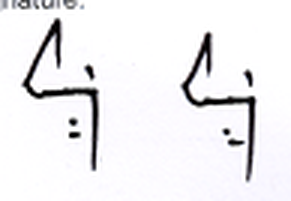
#> input picture sample_images/S05_01.png, 291 x 201 px
$ python -i mask.py   (imports and definitions only)
#> lines starting #> are read from the running program, lines starting #| are printed output that depends on the picture; after the words box and inside, x2 and y2 are one past the last pixel; in counts of white or black regions, pixels touching at a corner belong together
"""Ink-mask candidates and deterministic mask selection."""

from __future__ import annotations

import cv2
import numpy as np

from .params import Params


def _is_binary(gray: np.ndarray) -> bool:
    unique = set(np.unique(gray).tolist())
#> unique = 256 items
    return bool(unique and unique.issubset({0, 128, 255}))


def _candidates(gray: np.ndarray, params: Params) -> list[tuple[str, np.ndarray]]:
    candidates: list[tuple[str, np.ndarray]] = []
    if _is_binary(gray):
        candidates.append(("existing_binary", np.where(gray < 128, 255, 0).astype(np.uint8)))
        return candidates

    _, otsu = cv2.threshold(gray, 0, 255, cv2.THRESH_BINARY_INV | cv2.THRESH_OTSU)
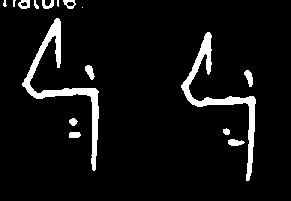
#> otsu: shape (201, 291); 6.5% white; 16 white regions (4 under 20 px), largest, box (x1, y1, x2, y2) and area: (22, 18, 99, 171) 1615, (181, 32, 256, 181) 1471, (244, 70, 253, 87) 93
    candidates.append(("otsu", otsu))

    adaptive = cv2.adaptiveThreshold(
        gray,
        255,
        cv2.ADAPTIVE_THRESH_GAUSSIAN_C,
        cv2.THRESH_BINARY_INV,
        params.adaptive_window,
        params.adaptive_offset,
    )
#> adaptive: shape (201, 291); 7% white; 17 white regions (1 under 20 px), largest, box (x1, y1, x2, y2) and area: (22, 18, 99, 172) 1633, (181, 31, 256, 183) 1502, (243, 69, 253, 88) 110
    candidates.append(("adaptive", adaptive))

    window = params.sauvola_window
    mean = cv2.blur(gray, (window, window)).astype(np.float32)
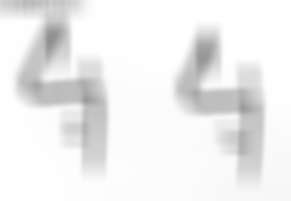
#> mean: shape (201, 291) float32; min 143, max 255, mean 238.4
    mean_sq = cv2.blur((gray.astype(np.float32) ** 2), (window, window))
    variance = np.maximum(mean_sq - mean * mean, 0.0)
    std = np.sqrt(variance)
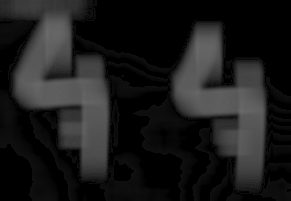
#> std: shape (201, 291) float32; min 0, max 106.3, mean 27.5
    threshold = mean * (1.0 - params.sauvola_k * (std / 128.0 - 1.0))
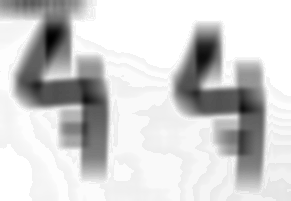
#> threshold: shape (201, 291) float32; min 149.2, max 306, mean 277.1; drawn with min black and max white
    sauvola = np.where(gray < threshold, 255, 0).astype(np.uint8)
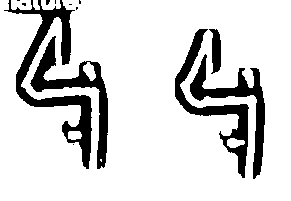
#> sauvola: shape (201, 291); 84% white; 13 black regions (8 under 20 px), largest, box (x1, y1, x2, y2) and area: (4, 0, 92, 169) 3046, (30, 36, 108, 169) 2037, (175, 29, 249, 178) 1991, (190, 54, 265, 179) 1871, (209, 29, 221, 74) 355
    candidates.append(("sauvola", sauvola))

    confidence = np.clip((250.0 - gray.astype(np.float32)) * 255.0 / 250.0, 0, 255)
    _, confidence_mask = cv2.threshold(
        confidence.astype(np.uint8),
        0,
        255,
        cv2.THRESH_BINARY | cv2.THRESH_OTSU,
    )
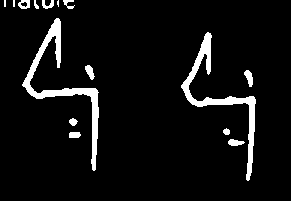
#> confidence_mask: shape (201, 291); 6.3% white; 15 white regions (3 under 20 px), largest, box (x1, y1, x2, y2) and area: (22, 18, 99, 171) 1593, (181, 32, 256, 181) 1444, (244, 70, 253, 87) 93
    candidates.append(("grayscale_confidence", confidence_mask))
    return candidates


def _candidate_score(mask: np.ndarray, gray: np.ndarray, params: Params) -> tuple[float, dict[str, float]]:
    ink_area = int(np.count_nonzero(mask))
    ink_ratio = ink_area / max(mask.size, 1)
    height, width = mask.shape[:2]

    plausible = (
        params.min_ink_ratio <= ink_ratio <= params.max_ink_ratio
    )
    plausible_score = 1.0 if plausible else max(0.0, 1.0 - abs(ink_ratio - params.max_ink_ratio * 0.12) * 8.0)

    count, labels, stats, _ = cv2.connectedComponentsWithStats(
        (mask > 0).astype(np.uint8),
        connectivity=8,
    )
    areas = stats[1:, cv2.CC_STAT_AREA] if count > 1 else np.empty(0)
    speck_count = int(np.count_nonzero(areas < params.isolated_speck_area))
    speck_score = 1.0 if speck_count == 0 else float(
        np.clip(1.0 - speck_count / max(1.0, count - 1), 0.0, 1.0)
    )

    if ink_area:
        ys, xs = np.where(mask > 0)
        bbox_width = int(xs.max() - xs.min() + 1)
        bbox_height = int(ys.max() - ys.min() + 1)
        aspect = bbox_width / max(1, bbox_height)
        aspect_score = 1.0 if 1.0 <= aspect <= 12.0 else 0.25
    else:
        bbox_width = bbox_height = 0
        aspect_score = 0.0

    ys_mask = np.mean(mask > 0, axis=1)
    xs_mask = np.mean(mask > 0, axis=0)
    horizontal_continuity = 1.0 - float(np.mean(np.abs(np.diff(ys_mask))))
    vertical_continuity = 1.0 - float(np.mean(np.abs(np.diff(xs_mask))))
    continuity = float(np.clip((horizontal_continuity + vertical_continuity) / 2.0, 0.0, 1.0))

    selected = mask > 0
    if np.count_nonzero(selected):
        original_faint = float(np.mean(gray[selected]))
        faint_score = float(np.clip((250.0 - original_faint) / 200.0, 0.0, 1.0))
    else:
        faint_score = 0.0

    details = {
        "ink_ratio": float(ink_ratio),
        "plausible": plausible_score,
        "speck": speck_score,
        "aspect": aspect_score,
        "continuity": continuity,
        "faint": faint_score,
    }
    score = (
        params.mask_plausible_weight * plausible_score
        + params.mask_speck_weight * speck_score
        + params.mask_aspect_weight * aspect_score
        + params.mask_continuity_weight * continuity
        + params.mask_faint_weight * faint_score
    )
    return float(score), details


def select_ink_mask(
    gray: np.ndarray,
    params: Params | None = None,
) -> tuple[np.ndarray, str, dict[str, object]]:
    params = params or Params()
    candidates = _candidates(gray, params)
#> candidates = 4 items
    scored: list[tuple[float, str, np.ndarray, dict[str, float]]] = []
    for name, mask in candidates:
        score, details = _candidate_score(mask, gray, params)
        scored.append((score, name, mask, details))
#> this loop made 4 passes
#> (name, ink_area in _candidate_score, ink_ratio in _candidate_score, plausible in _candidate_score, plausible_score in _candidate_score, count in _candidate_score, speck_count in _candidate_score, speck_score in _candidate_score) on passes 1, 2, 4: ('otsu', 3780, 0.0646, True, 1, 17, 1, 0.938), ('adaptive', 4087, 0.0699, True, 1, 18, 1, 0.941), ('grayscale_confidence', 3702, 0.0633, True, 1, 16, 0, 1)
#> (name, ink_area in _candidate_score, ink_ratio in _candidate_score, plausible in _candidate_score, plausible_score in _candidate_score, count in _candidate_score, areas in _candidate_score, speck_count in _candidate_score) on pass 3: ('sauvola', 49142, 0.84, False, 0, 9, [48350, 183, 54, 158, 152, 110, 130, 5], 1)
#> pass 1, in _candidate_score, `count, labels, stats, _ = cv2.connectedComponentsWithStats( (mask > 0)..`:
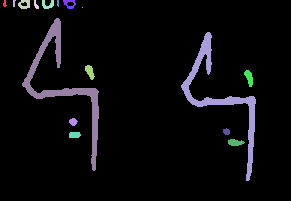
#> labels: shape (201, 291) int32; 17 distinct labels, from 0 to 16; one colour per label, 0 black
#> after the loop, scored = 4 items
    scored.sort(key=lambda item: item[0], reverse=True)
    score, name, mask, details = scored[0]
#> name = 'grayscale_confidence'
    return mask, name, {"score": score, "details": details}

>>> import cv2
>>> picture = cv2.imread('../../sample_images/S05_01.png', cv2.IMREAD_GRAYSCALE)
>>> result = select_ink_mask(picture)

$ run again, on sample_images/original_1_11 copy.png
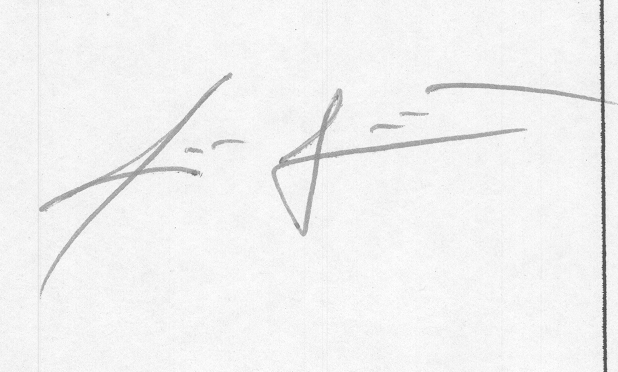
#> input picture sample_images/original_1_11 copy.png, 618 x 372 px
#> picture is the input picture: shape (372, 618); min 69, max 255, mean 241.6
#> unique = 185 items
#> otsu: shape (372, 618); 3.3% white; 21 white regions (14 under 20 px), largest, box (x1, y1, x2, y2) and area: (272, 89, 527, 236) 2515, (425, 0, 613, 372) 2359, (39, 73, 232, 294) 2313
#> adaptive: shape (372, 618); 3.8% white; 739 white regions (730 under 20 px), largest, box (x1, y1, x2, y2) and area: (271, 88, 527, 237) 2579, (39, 72, 233, 299) 2408, (425, 0, 607, 372) 2328
#> sauvola: shape (372, 618); 99.5% white; black in thin lines or dots, all inside (x1, y1, x2, y2) = (107, 0, 618, 370)
#> candidates = 4 items
#> the loop in select_ink_mask, `for name, mask in candidates:` made 4 passes
#> (name, ink_area in _candidate_score, ink_ratio in _candidate_score, plausible in _candidate_score, plausible_score in _candidate_score, count in _candidate_score, speck_count in _candidate_score, speck_score in _candidate_score) on passes 1, 2, 4: ('otsu', 7590, 0.033, True, 1, 22, 14, 0.333), ('adaptive', 8843, 0.0385, True, 1, 740, 716, 0.0311), ('grayscale_confidence', 7590, 0.033, True, 1, 22, 14, 0.333)
#> pass 1, in _candidate_score, `count, labels, stats, _ = cv2.connectedComponentsWithStats( (mask > 0)..`:
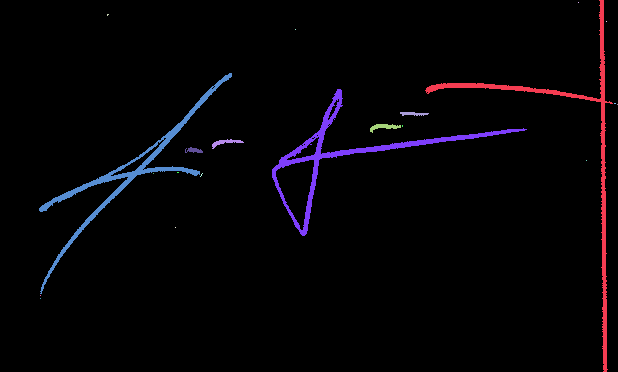
#> labels: shape (372, 618) int32; 22 distinct labels, from 0 to 21; one colour per label, 0 black
#> pass 2, in _candidate_score (call 2), `count, labels, stats, _ = cv2.connectedComponentsWithStats( (mask > 0)..`:
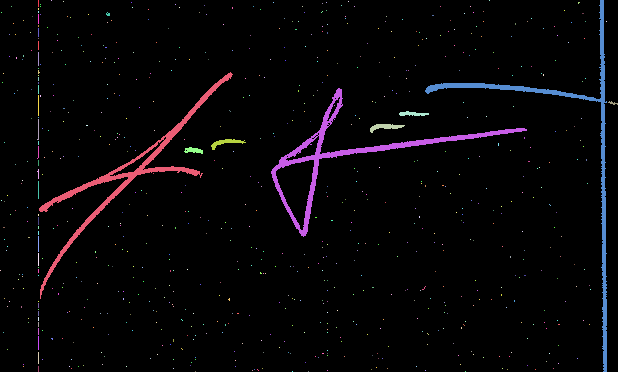
#> labels: shape (372, 618) int32; 740 distinct labels, from 0 to 739; one colour per label, 0 black
#> in select_ink_mask, `score, name, mask, details = scored[0]`: name = 'otsu'

$ run again, on sample_images/original_4_14.png
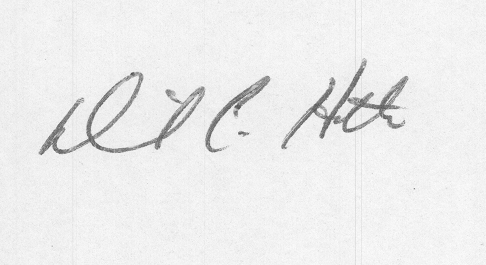
#> input picture sample_images/original_4_14.png, 486 x 265 px
#> picture is the input picture: shape (265, 486); min 81, max 255, mean 236.6
#> unique = 169 items
#> otsu: shape (265, 486); 4% white; 6 white regions (2 under 20 px), largest, box (x1, y1, x2, y2) and area: (39, 72, 205, 155) 2288, (281, 58, 408, 149) 2109, (205, 76, 270, 153) 775, (238, 131, 249, 137) 37
#> adaptive: shape (265, 486); 4.7% white; 583 white regions (576 under 20 px), largest, box (x1, y1, x2, y2) and area: (38, 72, 205, 155) 2330, (281, 58, 409, 149) 2050, (205, 76, 270, 153) 735
#> sauvola: shape (265, 486); 97.7% white; 101 black regions (74 under 20 px), largest, box (x1, y1, x2, y2) and area: (322, 84, 349, 116) 317, (347, 107, 379, 128) 288, (335, 100, 355, 119) 158
#> confidence_mask: shape (265, 486); 4.1% white; 6 white regions (2 under 20 px), largest, box (x1, y1, x2, y2) and area: (39, 72, 205, 155) 2307, (281, 58, 408, 149) 2123, (205, 76, 270, 153) 780, (238, 131, 249, 137) 37
#> candidates = 4 items
#> the loop in select_ink_mask, `for name, mask in candidates:` made 4 passes
#> (name, ink_area in _candidate_score, ink_ratio in _candidate_score, plausible in _candidate_score, plausible_score in _candidate_score, count in _candidate_score, areas in _candidate_score, speck_count in _candidate_score) on passes 1, 3, 4: ('otsu', 5211, 0.0405, True, 1, 7, [2109, 2288, 775, 37, 1, 1], 2), ('sauvola', 125801, 0.977, False, 0, 15, [125787, 1, 1, 1, 1, 2, 1, 1, 1, 1, 1, 1, 1, 1], 13), ('grayscale_confidence', 5249, 0.0408, True, 1, 7, [2123, 2307, 780, 37, 1, 1], 2)
#> pass 1, in _candidate_score, `count, labels, stats, _ = cv2.connectedComponentsWithStats( (mask > 0)..`:
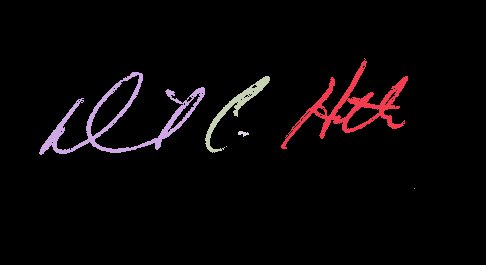
#> labels: shape (265, 486) int32; 7 distinct labels, from 0 to 6; one colour per label, 0 black
#> pass 2, in _candidate_score (call 2), `count, labels, stats, _ = cv2.connectedComponentsWithStats( (mask > 0)..`:
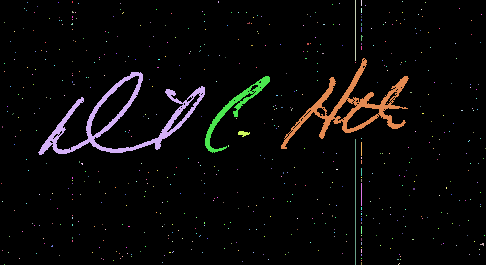
#> labels: shape (265, 486) int32; 584 distinct labels, from 0 to 583; one colour per label, 0 black
#> in select_ink_mask, `score, name, mask, details = scored[0]`: name = 'otsu'; details = {'ink_ratio': 0.0405, 'plausible': 1, 'speck': 0.667, 'aspect': 1, 'continuity': 0.996, 'faint': 0.544}
